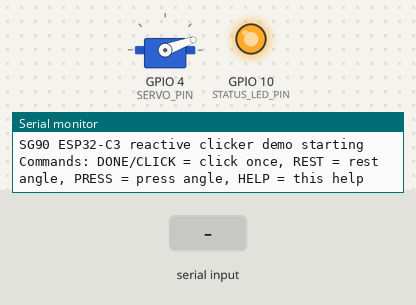
Simulated run of this sketch. Board: ESP32-C3. On the bench: servo, output pins drawn as LEDs (lit = HIGH), the last lines printed to the serial monitor. The test bench sets the inputs (shaded band).

Above: at 1.58 s.
1.6 s: "DONE\n" received over Serial
At 2.11 s:
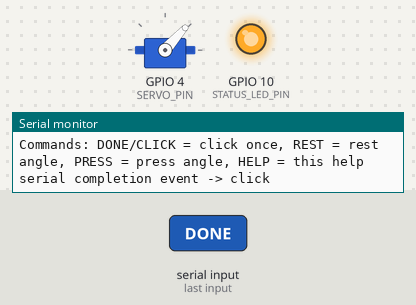
At 2.8 s:
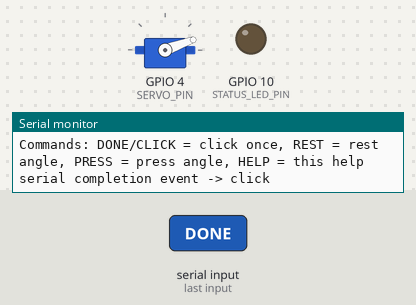
4.6 s: "PRESS\n" received over Serial
At 5.67 s:
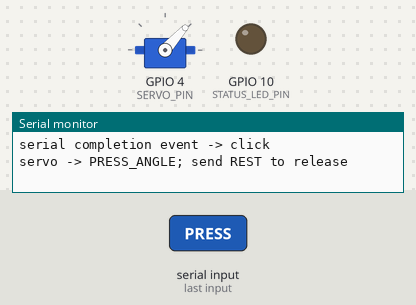
Timing chart, 0 to 16.6 s (numbered marks = the images above; inputs shaded):
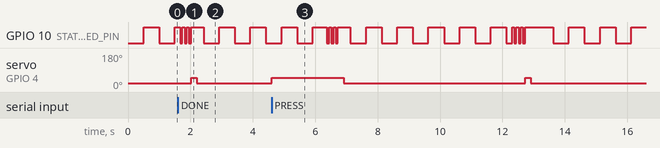

The sketch:

sg90_clicker_mock.ino
```cpp
/*
  SG90 + ESP32-C3 SuperMini reactive clicker demo firmware

  What it proves in 10 minutes:
  - SG90 wiring is correct.
  - ESP32-C3 can drive a safe press/release motion.
  - A real completion event can be tested from a Mac Serial Monitor by sending DONE.

  Flow:
  - Blinks status LED while waiting.
  - Every MOCK_INTERVAL_MS it performs an automatic demo click.
  - If the serial monitor sends DONE or CLICK, it clicks immediately.

  Hardware defaults:
  - SG90 signal: GPIO4
  - Optional external LED: GPIO10 via 220-1k ohm resistor to GND
  - SG90 V+ should be separate 5V, GND shared with ESP32-C3.

  Board target in Arduino IDE:
  - ESP32C3 Dev Module or compatible ESP32-C3 SuperMini profile
*/

#include <Arduino.h>
#include <ESP32Servo.h>

// Change these two pins if your SuperMini breakout/layout differs.
static const int SERVO_PIN = 4;       // SG90 orange/yellow signal wire
static const int STATUS_LED_PIN = 10; // optional external LED + resistor; set to -1 to disable

// SG90 safe starter angles. Tune mechanically after checking horn clearance.
static const int REST_ANGLE = 20;
static const int PRESS_ANGLE = 48;    // about +28 degrees from rest
static const uint16_t PRESS_MS = 180;
static const uint16_t SETTLE_MS = 220;

// Mock completion cadence. Set to 0 to disable automatic demo clicks.
static const uint32_t MOCK_INTERVAL_MS = 6000;
static const uint32_t LED_HEARTBEAT_MS = 500;

Servo clickServo;
uint32_t lastMockAt = 0;
uint32_t lastLedAt = 0;
bool ledOn = false;

void writeStatusLed(bool on) {
  if (STATUS_LED_PIN < 0) return;
  digitalWrite(STATUS_LED_PIN, on ? HIGH : LOW);
}

void printHelp() {
  Serial.println("Commands: DONE/CLICK = click once, REST = rest angle, PRESS = press angle, HELP = this help");
}

bool mockInferenceComplete() {
  if (MOCK_INTERVAL_MS == 0) return false;
  const uint32_t now = millis();
  if (now - lastMockAt >= MOCK_INTERVAL_MS) {
    lastMockAt = now;
    return true;
  }
  return false;
}

void heartbeatLed() {
  if (STATUS_LED_PIN < 0) return;
  const uint32_t now = millis();
  if (now - lastLedAt >= LED_HEARTBEAT_MS) {
    lastLedAt = now;
    ledOn = !ledOn;
    writeStatusLed(ledOn);
  }
}

void clickOnce() {
  // quick attention blink before movement
  for (int i = 0; i < 3; i++) {
    writeStatusLed(true);
    delay(70);
    writeStatusLed(false);
    delay(70);
  }

  clickServo.write(PRESS_ANGLE);
  writeStatusLed(true);
  delay(PRESS_MS);

  clickServo.write(REST_ANGLE);
  delay(SETTLE_MS);
  writeStatusLed(false);
}

void handleSerialCommand(String command) {
  command.trim();
  command.toUpperCase();
  if (command.length() == 0) return;

  if (command == "DONE" || command == "CLICK") {
    Serial.println("serial completion event -> click");
    clickOnce();
  } else if (command == "REST") {
    Serial.println("servo -> REST_ANGLE");
    clickServo.write(REST_ANGLE);
  } else if (command == "PRESS") {
    Serial.println("servo -> PRESS_ANGLE; send REST to release");
    clickServo.write(PRESS_ANGLE);
  } else if (command == "HELP") {
    printHelp();
  } else {
    Serial.print("unknown command: ");
    Serial.println(command);
    printHelp();
  }
}

void setup() {
  Serial.begin(115200);
  delay(300);
  Serial.println("SG90 ESP32-C3 reactive clicker demo starting");
  printHelp();

  if (STATUS_LED_PIN >= 0) {
    pinMode(STATUS_LED_PIN, OUTPUT);
    writeStatusLed(false);
  }

  // SG90 expects ~50Hz servo pulses. Pulse widths are conservative SG90 defaults.
  clickServo.setPeriodHertz(50);
  clickServo.attach(SERVO_PIN, 500, 2400);
  clickServo.write(REST_ANGLE);

  lastMockAt = millis();
}

void loop() {
  heartbeatLed();

  if (Serial.available() > 0) {
    handleSerialCommand(Serial.readStringUntil('\n'));
  }

  if (mockInferenceComplete()) {
    Serial.println("mock inference complete -> click");
    clickOnce();
  }
}
```

Measured:
- after the input at 1.6 s, servo on GPIO 4 (SERVO_PIN): 20° → 48° after 0.42 s, → 20° 0.18 s later
